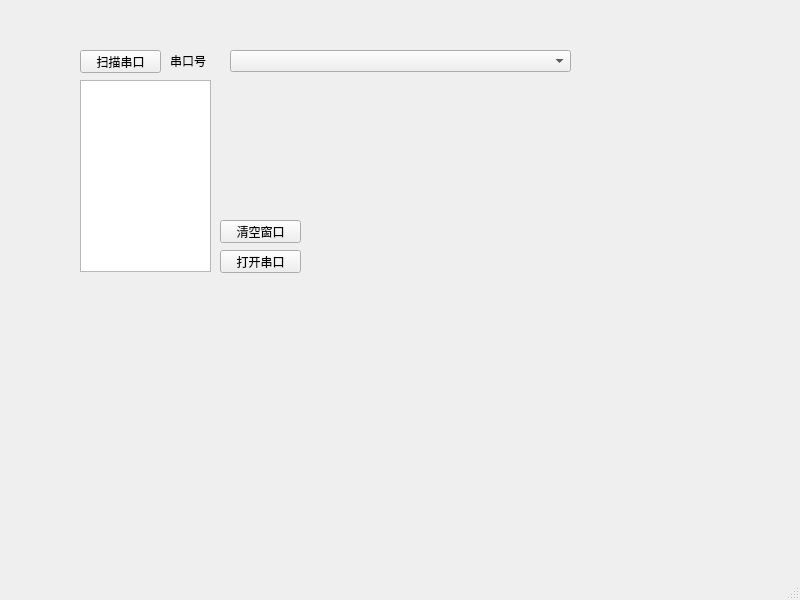
<?xml version="1.0" encoding="UTF-8"?>
<ui version="4.0">
 <class>MainWindow</class>
 <widget class="QMainWindow" name="MainWindow">
  <property name="geometry">
   <rect>
    <x>0</x>
    <y>0</y>
    <width>800</width>
    <height>600</height>
   </rect>
  </property>
  <property name="windowTitle">
   <string>MainWindow</string>
  </property>
  <widget class="QWidget" name="centralwidget">
   <widget class="QPushButton" name="open_serial_button">
    <property name="geometry">
     <rect>
      <x>220</x>
      <y>250</y>
      <width>81</width>
      <height>23</height>
     </rect>
    </property>
    <property name="text">
     <string>打开串口</string>
    </property>
   </widget>
   <widget class="QPushButton" name="search_com_button">
    <property name="geometry">
     <rect>
      <x>80</x>
      <y>50</y>
      <width>81</width>
      <height>23</height>
     </rect>
    </property>
    <property name="text">
     <string>扫描串口</string>
    </property>
   </widget>
   <widget class="QLabel" name="label">
    <property name="geometry">
     <rect>
      <x>170</x>
      <y>50</y>
      <width>61</width>
      <height>21</height>
     </rect>
    </property>
    <property name="text">
     <string>串口号</string>
    </property>
   </widget>
   <widget class="QComboBox" name="comboBox_port">
    <property name="geometry">
     <rect>
      <x>230</x>
      <y>50</y>
      <width>341</width>
      <height>22</height>
     </rect>
    </property>
   </widget>
   <widget class="QTextBrowser" name="textBrowser">
    <property name="geometry">
     <rect>
      <x>80</x>
      <y>80</y>
      <width>131</width>
      <height>192</height>
     </rect>
    </property>
   </widget>
   <widget class="QPushButton" name="clear_text_button">
    <property name="geometry">
     <rect>
      <x>220</x>
      <y>220</y>
      <width>81</width>
      <height>23</height>
     </rect>
    </property>
    <property name="text">
     <string>清空窗口</string>
    </property>
   </widget>
  </widget>
  <widget class="QMenuBar" name="menubar">
   <property name="geometry">
    <rect>
     <x>0</x>
     <y>0</y>
     <width>800</width>
     <height>22</height>
    </rect>
   </property>
  </widget>
  <widget class="QStatusBar" name="statusbar"/>
 </widget>
 <resources/>
 <connections/>
</ui>
